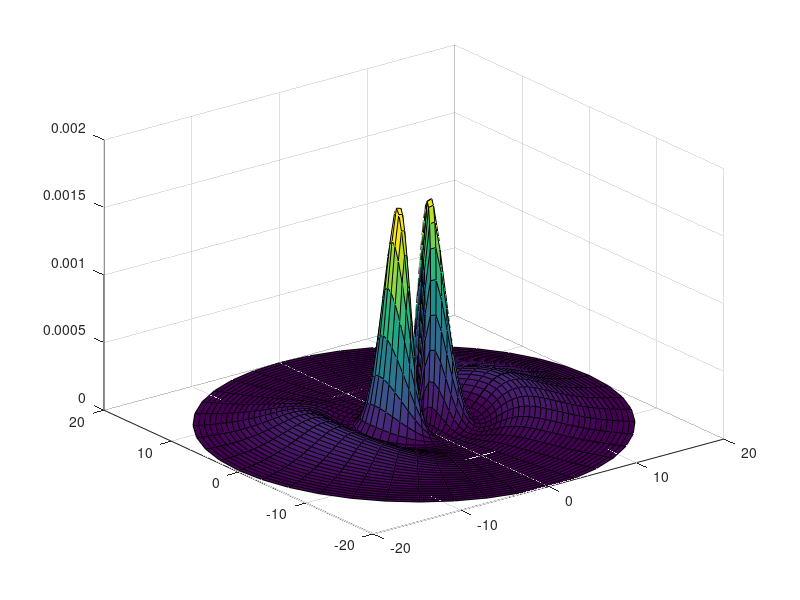

Source code (MATLAB): (Note: this script raises an error after producing the figure.)
% Gabriel Menescal
% HW5
% Exercise 1

% (a)
% f(TH,R) = abs(sqrt(2)/(81*sqrt(pi)) * (6R - R.^2) * e.^(-R/3) *
% cos(TH)).^2

[TH, R] = meshgrid(0:0.05*pi:2*pi,0:0.5:20);
F = (sqrt(2)/(81.*sqrt(pi)) .* (6.*R - R.^2) .* exp(-R/3) .* cos(TH)).^2;
[X,Y] = pol2cart(TH,R);
surf(X,Y,F); %remember to comment out when done.
save('A1.dat', 'X', '-ascii');
save('A2.dat', 'Y', '-ascii');
save('A3.dat', 'F', '-ascii');

% (b)
A4 = fminsearch('ProbDens',[0,1]);
A5 = fminsearch('ProbDens',[0,10]);
A6 = fminsearch('ProbDens',[pi,1]);
A7 = fminsearch('ProbDens',[pi,10]);

save('A4.dat', 'A4', '-ascii');
save('A5.dat', 'A5', '-ascii');
save('A6.dat', 'A6', '-ascii');
save('A7.dat', 'A7', '-ascii');

% (c)
A8 = newton_method(@(v) G(v),@(v) DG(v),[0;1],1e-4);
A9 = newton_method(@(v) G(v),@(v) DG(v),[0;10],1e-4);
A10 = newton_method(@(v) G(v),@(v) DG(v),[pi;1],1e-4);
A11 = newton_method(@(v) G(v),@(v) DG(v),[pi;10],1e-4);

save('A8.dat', 'A8', '-ascii');
save('A9.dat', 'A9', '-ascii');
save('A10.dat', 'A10', '-ascii');
save('A11.dat', 'A11', '-ascii');

% Exercise 2
% (a)
f = zeros(3,1);
f(1) = 40 - ((0.1*32)+(0.22*45)+(0.15*30));
f(2) = 50 - ((0.23*32)+(0.25*45)+(0.17*30));
f(3) = 75 - ((0.31*32)+(0.38*45)+(0.27*30));
save('A12.dat', 'f', '-ascii');

% (b)
A = [0.1 0.23 0.31;0.22 0.25 0.38;-0.1 -0.23 -0.31;0.37 0.42 0.65;0 0 0.27;-1 0 0;0 -1 0;0 0 -1];
b = [5;7;-4;15;2;-2;-3;-1];

save('A13.dat', 'A', '-ascii');
save('A14.dat', 'b', '-ascii');

%(c)

% S = sol(1);
% M = sol(2);
% L = sol(3);
f_linprog = -f;
sol = round(linprog(f_linprog,A,b));
save('A15.dat', 'sol', '-ascii');

